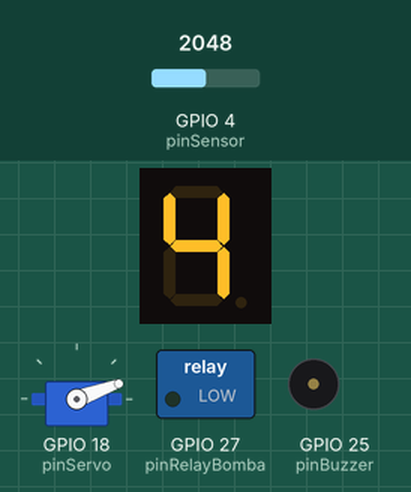
Recording of a sketch running on a simulated ESP32. Parts: 1-digit seven-segment display, servo, switched loads named in the sketch (green lamp = pin HIGH), buzzer (waves = sounding). Wiring (inferred from the names in the program): 1-digit 7-segment display, segments lit when HIGH: segments GPIO 13, GPIO 14, GPIO 26, GPIO 19, GPIO 21, GPIO 22, GPIO 23. The test bench sets the inputs (shaded band); at power-on: GPIO 4 (pinSensor) = 2048. The segment pins are drawn as the display they are named for; pins used as bus, display or sensor lines are not drawn; what the sketch prints to the serial monitor is not drawn.

Above: at 5.8 s.
5.9 s: GPIO 4 (pinSensor) set to 1957
11.9 s: GPIO 4 (pinSensor) set to 1851
At 15.5 s:
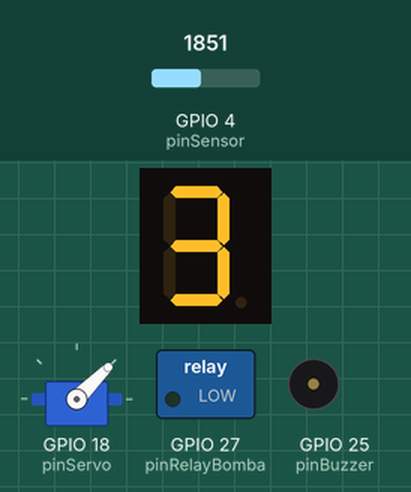
17.9 s: GPIO 4 (pinSensor) set to 773
At 20.4 s:
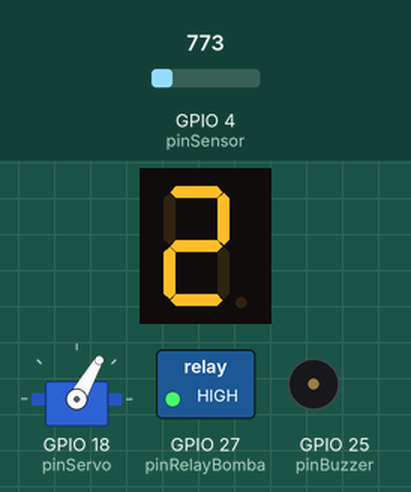
23.9 s: GPIO 4 (pinSensor) set to 638
At 26.7 s:
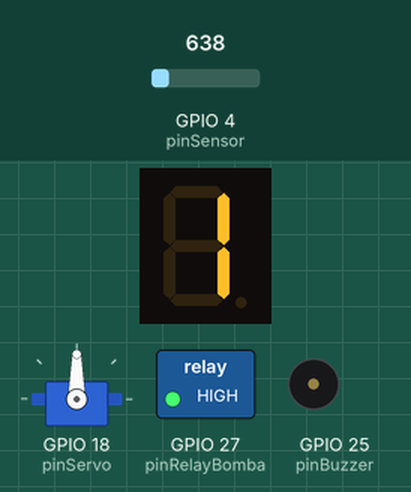
32.4 s: GPIO 4 (pinSensor) set to 2866
At 36.3 s:
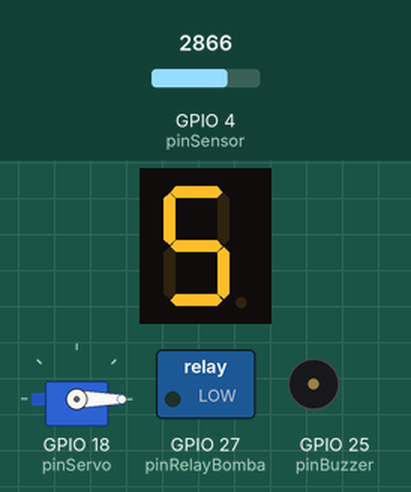
38.4 s: GPIO 4 (pinSensor) set to 2555
44.4 s: GPIO 4 (pinSensor) set to 2466
At 47.4 s:
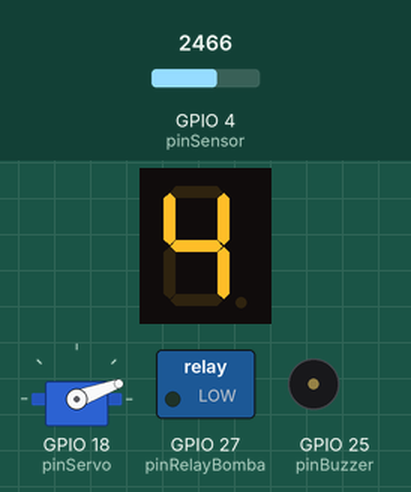
Timing chart, 0 to 48.9 s (numbered marks = the images above; inputs shaded):
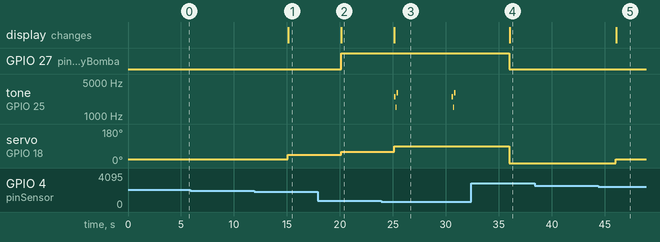

Measured:
- the behaviour switches between 1900 and 1899 on GPIO 4 (pinSensor) (found by bisection; images 0 and 1)
- the behaviour switches between 700 and 699 on GPIO 4 (pinSensor) (found by bisection; images 2 and 3)
- the behaviour switches between 2500 and 2499 on GPIO 4 (pinSensor) (found by bisection; images 4 and 5)
- after the input at 5.9 s, every drawn part: stays the same
- after the input at 11.9 s, servo on GPIO 18 (pinServo): 20° → 45° after 3.2 s; the display: changes after 3.2 s (image 1)
- after the input at 17.9 s, GPIO 27 (pinRelayBomba): LOW → HIGH after 2.2 s; servo on GPIO 18 (pinServo): 45° → 60° after 2.2 s; the display: changes after 2.3 s (image 2)
- after the input at 23.9 s, tone on GPIO 25 (pinBuzzer): plays 2500 Hz for 0.12 s, 1500 Hz for 0.12 s, 3000 Hz for 0.12 s, 2500 Hz for 0.12 s, 1500 Hz for 0.12 s, 3000 Hz for 0.12 s, starting after 1.3 s; servo on GPIO 18 (pinServo): 60° → 90° after 1.3 s; the display: changes after 1.3 s (image 3)
- after the input at 32.4 s, GPIO 27 (pinRelayBomba): HIGH → LOW after 3.6 s; tone on GPIO 25 (pinBuzzer): stays silent (without the input it goes to 2500 Hz after 3.6 s); servo on GPIO 18 (pinServo): 90° → 0° after 3.6 s; the display: changes after 3.6 s (image 4)
- after the input at 38.4 s, every drawn part: stays the same
- after the input at 44.4 s, servo on GPIO 18 (pinServo): 0° → 20° after 1.7 s; the display: changes after 1.7 s (image 5)

The sketch:

sistema_agua2.0.ino
```cpp
#include <ESP32Servo.h>

const int pinA = 13;
const int pinB = 14;
const int pinC = 26;
const int pinD = 19;
const int pinE = 21;
const int pinF = 22;
const int pinG = 23;

const int pinServo = 18;
const int pinBuzzer = 25;
const int pinSensor = 4;
const int pinRelayBomba = 27;

Servo miServo;

byte numeros[10][7] = {
  {1, 1, 1, 1, 1, 1, 0},
  {0, 1, 1, 0, 0, 0, 0},
  {1, 1, 0, 1, 1, 0, 1},
  {1, 1, 1, 1, 0, 0, 1},
  {0, 1, 1, 0, 0, 1, 1},
  {1, 0, 1, 1, 0, 1, 1},
  {1, 0, 1, 1, 1, 1, 1},
  {1, 1, 1, 0, 0, 0, 0},
  {1, 1, 1, 1, 1, 1, 1},
  {1, 1, 1, 1, 0, 1, 1}
};

void tocarAlarmaMolesta() {
  tone(pinBuzzer, 2500);
  delay(120);
  tone(pinBuzzer, 1500);
  delay(120);
  tone(pinBuzzer, 3000);
  delay(120);
  noTone(pinBuzzer);
  delay(30);
}

void setup() {
  Serial.begin(115200); // Velocidad de comunicación por USB

  pinMode(pinA, OUTPUT);
  pinMode(pinB, OUTPUT);
  pinMode(pinC, OUTPUT);
  pinMode(pinD, OUTPUT);
  pinMode(pinE, OUTPUT);
  pinMode(pinF, OUTPUT);
  pinMode(pinG, OUTPUT);

  pinMode(pinBuzzer, OUTPUT);
  pinMode(pinSensor, INPUT);
  pinMode(pinRelayBomba, OUTPUT);

  digitalWrite(pinRelayBomba, LOW);

  miServo.attach(pinServo);
  miServo.write(0);
}

void mostrarNumero(int num) {
  if (num >= 0 && num <= 9) {
    digitalWrite(pinA, numeros[num][0]);
    digitalWrite(pinB, numeros[num][1]);
    digitalWrite(pinC, numeros[num][2]);
    digitalWrite(pinD, numeros[num][3]);
    digitalWrite(pinE, numeros[num][4]);
    digitalWrite(pinF, numeros[num][5]);
    digitalWrite(pinG, numeros[num][6]);
  }
}

void loop() {
  int nivelAguaRaw = analogRead(pinSensor);

  // Mapeamos directo del 1 al 5
  int nivelAgua = map(nivelAguaRaw, 100, 2500, 1, 5);
  nivelAgua = constrain(nivelAgua, 1, 5);

  // Niveles de alerta según el nivel del agua
  String alertLevel = "normal";
  if (nivelAgua == 1) {
    alertLevel = "critical";
  } else if (nivelAgua == 2) {
    alertLevel = "high";
  } else if (nivelAgua == 3) {
    alertLevel = "medium";
  } else if (nivelAgua == 4) {
    alertLevel = "low";
  } else if (nivelAgua == 5) {
    alertLevel = "normal";
  }

  String estadoBuzzer = "APAGADO";
  String estadoMotores = "APAGADOS";
  int gradosServo = 0;

  switch (nivelAgua) {
    case 1:
      gradosServo = 90;
      digitalWrite(pinRelayBomba, HIGH);
      estadoMotores = "ENCENDIDOS";
      estadoBuzzer = "SIRENA MOLESTA";
      miServo.write(gradosServo);
      mostrarNumero(nivelAgua);
      tocarAlarmaMolesta();
      break;

    case 2:
      gradosServo = 60;
      digitalWrite(pinRelayBomba, HIGH);
      estadoMotores = "ENCENDIDOS";
      noTone(pinBuzzer);
      estadoBuzzer = "APAGADO";
      miServo.write(gradosServo);
      mostrarNumero(nivelAgua);
      break;

    case 3:
      gradosServo = 45;
      digitalWrite(pinRelayBomba, LOW);
      estadoMotores = "APAGADOS";
      noTone(pinBuzzer);
      estadoBuzzer = "APAGADO";
      miServo.write(gradosServo);
      mostrarNumero(nivelAgua);
      break;

    case 4:
      gradosServo = 20;
      digitalWrite(pinRelayBomba, LOW);
      estadoMotores = "APAGADOS";
      noTone(pinBuzzer);
      estadoBuzzer = "APAGADO";
      miServo.write(gradosServo);
      mostrarNumero(nivelAgua);
      break;

    case 5:
      gradosServo = 0;
      digitalWrite(pinRelayBomba, LOW);
      estadoMotores = "APAGADOS";
      noTone(pinBuzzer);
      estadoBuzzer = "APAGADO";
      miServo.write(gradosServo);
      mostrarNumero(nivelAgua);
      break;
  }

  // ARMAMOS EL JSON MANDANDO EL NIVEL REAL (1 al 5) DIRECTO A LA BDD
  String jsonPayload = "{";
  jsonPayload += "\"schema_version\":\"1.0.0\",";
  jsonPayload += "\"record_id\":\"water-node-" + String(millis()) + "\",";
  jsonPayload += "\"record_type\":\"reading\",";
  jsonPayload += "\"node_id\":\"water_node_01\",";
  jsonPayload += "\"group\":4,";
  jsonPayload += "\"subsystem\":\"Administracion inteligente de agua\",";
  jsonPayload += "\"timestamp\":\"2026-10-19T10:30:00-03:00\",";
  jsonPayload += "\"status\":\"active\",";
  jsonPayload += "\"alert_level\":\"" + alertLevel + "\",";
  jsonPayload += "\"data\":{\"water_level\":" + String(nivelAgua) + "},";
  jsonPayload += "\"metadata\":{\"environment\":\"test\",\"source_type\":\"real\",\"alert_evaluated\":true,\"units\":{\"water_level\":\"level\"},\"quality\":{\"water_level\":\"valid\"}}";
  jsonPayload += "}";

  // Imprime la línea por USB para que Node.js la atrape
  Serial.println(jsonPayload);

  delay(5000); // Pausa de 5 segundos
}
```
